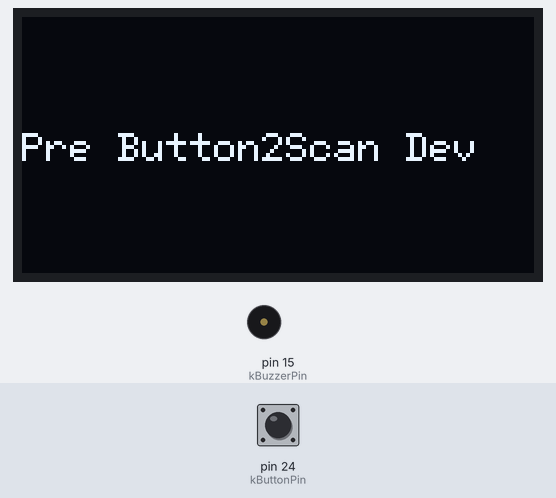
This sketch was run on a simulated Arduino Mega 2560, built with avr-gcc and run on an emulated ATmega2560. Parts: 128×64 one-colour display, buzzer (waves = sounding). The test bench sets the inputs (shaded band); at power-on: pin 24 (kButtonPin) HIGH. What the sketch prints to the serial monitor is not drawn.

Above: at 2.3 s.
2.4 s: pin 24 (kButtonPin) pulled LOW for 0.15 s
At 5.3 s:
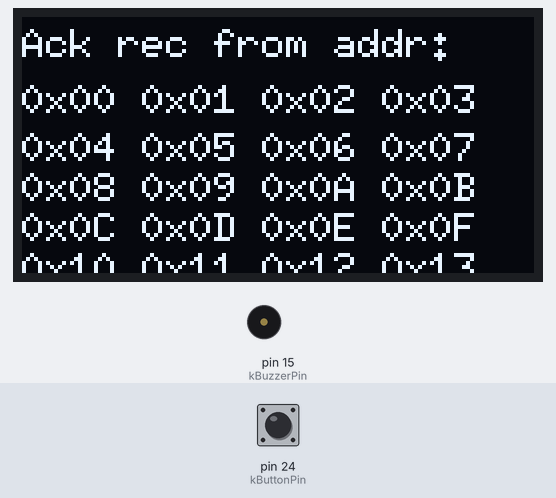
5.5 s: pin 24 (kButtonPin) pulled LOW for 1 s
At 6.9 s:
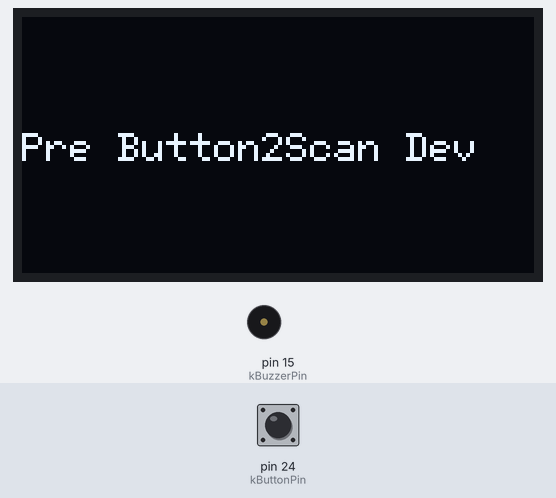
9.2 s: pin 24 (kButtonPin) pulled LOW for 3.2 s
At 14.8 s:
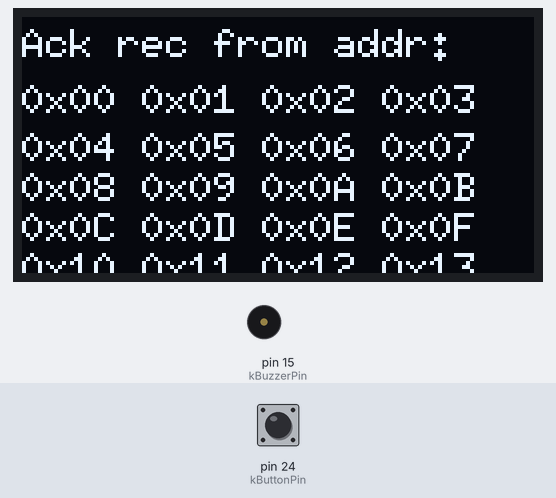
Timing chart, 0 to 16.3 s (numbered marks = the images above; inputs shaded):
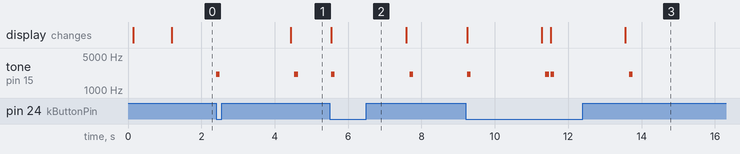

The sketch:

I2C_Scan.ino
```cpp
/*
I2C Address Scan


*/

#include<Wire.h>
#include <U8g2lib.h>

 U8G2_SH1106_128X64_NONAME_F_SW_I2C u8g2(U8G2_R0, 20, 21, /* reset=*/ U8X8_PIN_NONE);

 const uint8_t kButtonPin = 24;
 const uint8_t kBuzzerPin = 15;


void setup() {
  pinMode(kButtonPin, INPUT_PULLUP);
    Wire.begin();
    u8g2.begin();
    Serial.begin(115200);
     print_title();
    u8g2.clearBuffer();
    u8g2.setFontMode(1);
    u8g2.setFont(u8g2_font_6x10_tr);
    u8g2.setCursor(0,10);
     u8g2.print(F("Start the I2C address"));
     u8g2.setCursor(0,20);
     u8g2.print(F("scan.  terminator."));
     u8g2.setCursor(0,30);
     u8g2.print(F("Baud Rate is 115200"));
     u8g2.sendBuffer();
     Serial.println("\nSend any character to start the I2C address scan. (Press enter in Arduino Serial Monitor.)");
      delay(1000);
}

void loop() {
  uint8_t n;
  uint8_t ack;
  uint8_t address;
  uint8_t ack_count;
    ack_count = 0;
    n = 0;
     u8g2.clearBuffer();
     u8g2.setFontMode(1);
     u8g2.setFont(u8g2_font_6x12_tr);
     u8g2.setCursor(0,36);
     u8g2.print(F("Pre Button2Scan Dev"));
     u8g2.sendBuffer();
      while(digitalRead(kButtonPin) != 0);
      sound();

       u8g2.clearBuffer();
       u8g2.setFontMode(1);
       u8g2.setFont(u8g2_font_6x10_tr);
       u8g2.setCursor(0,10);
       u8g2.print(F("Ack rec from addr:"));
       u8g2.setCursor(0,24);
         for (address = 0; address < 127; address++)
          {
            Wire.beginTransmission(address);
            ack = Wire.endTransmission();
           if (ack == 0)
           // if ((address+1)%8 == 0)
            {
                ack_count++;
                  if(address < 16){
                    u8g2.print(F("0x0"));
                    Serial.print("Acknowledge received from address : 0x0");
                        }
                  else{
                    u8g2.print(F("0x"));
                    Serial.print("Acknowledge received from address : 0x");
                      }
                    u8g2.print(address, HEX);
                    u8g2.print(F(" "));
                    Serial.println(address, HEX);
                    if (ack_count%4 == 0){
                      n++;
                      u8g2.setCursor(0,26+n*10);
                    }
               }
                  delay(10);
            }
              u8g2.sendBuffer();
              delay(100);

            if (ack_count == 0){
                  Serial.println("No addresses acknowledged.");
                  u8g2.clearBuffer();
                  u8g2.setFontMode(1);
                  u8g2.setFont(u8g2_font_6x12_tr);
                  u8g2.setCursor(30,30);
                  u8g2.println("No Addr ACK.");
                  u8g2.sendBuffer();
                  sound();
                  delay(100);
                  sound();
                  delay(100);
            }
             sound();
             while(digitalRead(kButtonPin) != 0);
  }

void print_title()
{
  Serial.println("");
  Serial.println("*****************************************************************");
  Serial.println("* I2C Address Scan                                              *");
  Serial.println("*                                                               *");
  Serial.println("* This program will scan all 128 I2C addresses and report those *");
  Serial.println("* that acknowledge a address+!w command.                        *");
  Serial.println("*                                                               *");
  Serial.println("* Set the baud rate to 38400 select the newline terminator.    *");
  Serial.println("*                                                               *");
  Serial.println("*****************************************************************");
}

void sound(){
         tone(kBuzzerPin, 2100);
          delay(100);
           noTone(kBuzzerPin);
    }
```

Measured:
- after the input at 2.4 s, tone on pin 15 (kBuzzerPin): alternates 2100 Hz for 0.10 s and silent for 2.0 s, starting at once; the display: changes after 2.0 s (image 1)
- after the input at 5.5 s, tone on pin 15 (kBuzzerPin): alternates 2100 Hz for 0.10 s and silent for 2.0 s, starting at once; the display: changes at once (image 2)
- after the input at 9.2 s, tone on pin 15 (kBuzzerPin): plays 2100 Hz for 0.10 s, 2100 Hz for 0.10 s, 2100 Hz for 0.10 s, 2100 Hz for 0.10 s, starting at once; the display: first changes at once (image 3 shows a later state)
